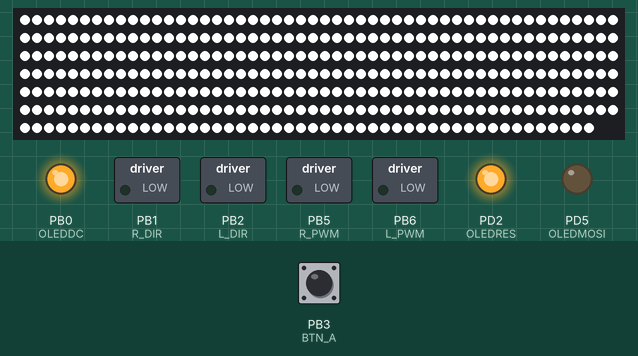
Recording of a program running on a simulated ATmega32U4, built with avr-gcc and emulated at 16 MHz. Shown: 348 RGB LEDs in strip order, left to right, continuing on the next row, switched loads named in the program (green lamp = pin HIGH), output pins drawn as LEDs (lit = HIGH). Wiring (inferred from the names in the program): WS2812 LEDs: data PD3. The test bench sets the inputs (shaded band); at power-on: PB3 (BTN_A) HIGH. Pins used as bus, display or sensor lines are not drawn.

Above: at 1.2 s.
1.3 s: PB3 (BTN_A) pulled LOW for 0.15 s
At 2.7 s:
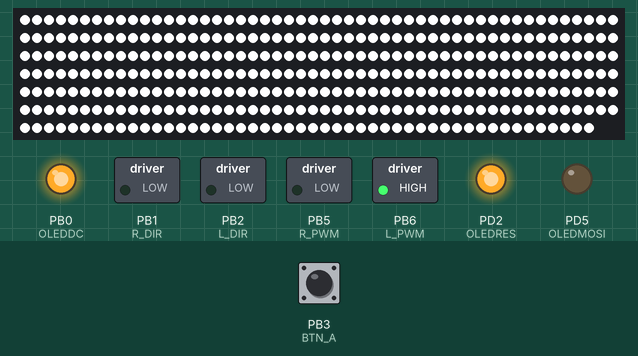
At 8.1 s:
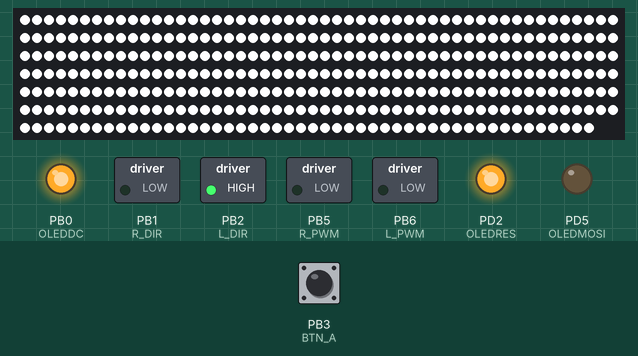
Timing chart, 0 to 27.5 s (numbered marks = the images above; inputs shaded):
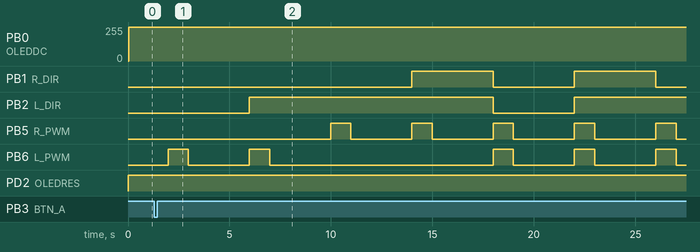

The program:

main.c
```c
//   1. Setup: brake motors, wait for button A.
//   2. Full-speed test, one motor at a time.
//   3. Full-speed test, both motors together.
//   4. Quarter-speed tests using Timer1 phase-correct PWM.

#ifndef F_CPU
#define F_CPU 16000000UL
#endif

#include <avr/io.h>
#include <util/delay.h>
#include <stdio.h>
#include "motors.h"
#include "button.h"

// 1 = show each step on the OLED (needs font.c, OLED.c, OLED.h in this
// folder). Set to 0 to build without them.
#define USE_OLED 1

// Prescaler for the first run of part 4 (see pwm_prescale_t in motors.h)
#define START_PRESCALE  PRESCALE_64

// 0 = non-inverting PWM, 1 = inverting PWM (for the post-lab question)
#define PWM_INVERTING   0

#define RUN_FULL_MS   1000   // full-speed moves: 1 s
#define RUN_PWM_MS    2000   // quarter-speed moves: 2 s
#define PAUSE_MS      3000   // "brake and wait a few seconds"

#if USE_OLED
#include "OLED.h"

static char text[50];

static void show(const char *msg)
{
    snprintf(text, sizeof text, "%s", msg);
    OLED_writeText(text);
}

static void oled_setup(void)
{
    OLED_init();
    OLED_reset();
    OLED_clearDisplayRam();
    OLED_configureDefault();
    show("Lab 7");
}
#else
static void show(const char *msg) { (void)msg; }   // does nothing
static void oled_setup(void) { }
#endif

// _delay_ms() wants a constant, so loop 1 ms at a time
static void delay_ms(uint16_t ms)
{
    while (ms--)
        _delay_ms(1);
}

// Brake both motors and wait
static void brake_and_wait(void)
{
    motors_brake();
    show("Brake");
    delay_ms(PAUSE_MS);
}

// ---- Part 2: full speed, one motor at a time ----------------------------
static void part2_single_motors(void)
{
    show("L fwd");
    motors_set_full(MOTOR_FORWARD, MOTOR_BRAKE);
    delay_ms(RUN_FULL_MS);
    brake_and_wait();

    show("L rev");
    motors_set_full(MOTOR_REVERSE, MOTOR_BRAKE);
    delay_ms(RUN_FULL_MS);
    brake_and_wait();

    show("R fwd");
    motors_set_full(MOTOR_BRAKE, MOTOR_FORWARD);
    delay_ms(RUN_FULL_MS);
    brake_and_wait();

    show("R rev");
    motors_set_full(MOTOR_BRAKE, MOTOR_REVERSE);
    delay_ms(RUN_FULL_MS);
    brake_and_wait();
}

// Part 3: full speed, both motors
static void part3_both_motors(void)
{
    show("Fwd");
    motors_set_full(MOTOR_FORWARD, MOTOR_FORWARD);
    delay_ms(RUN_FULL_MS);
    brake_and_wait();

    show("Rev");
    motors_set_full(MOTOR_REVERSE, MOTOR_REVERSE);
    delay_ms(RUN_FULL_MS);
    brake_and_wait();

    // Spinning CCW (seen from above): left wheel back, right wheel forward
    show("CCW");
    motors_set_full(MOTOR_REVERSE, MOTOR_FORWARD);
    delay_ms(RUN_FULL_MS);
    brake_and_wait();

    // Spinning CW: left wheel forward, right wheel back
    show("CW");
    motors_set_full(MOTOR_FORWARD, MOTOR_REVERSE);
    delay_ms(RUN_FULL_MS);
    brake_and_wait();
}

// Part 4: quarter speed with PWM
static void part4_quarter_speed(void)
{
    const int16_t q = MOTOR_SPEED_QUARTER;

    show("1/4fwd");
    motors_set_speed(q, q);
    delay_ms(RUN_PWM_MS);
    brake_and_wait();

    show("1/4rev");
    motors_set_speed(-q, -q);
    delay_ms(RUN_PWM_MS);
    brake_and_wait();

    show("1/4CCW");
    motors_set_speed(-q, q);
    delay_ms(RUN_PWM_MS);
    brake_and_wait();

    show("1/4 CW");
    motors_set_speed(q, -q);
    delay_ms(RUN_PWM_MS);
    brake_and_wait();
}

// Label for the OLED, e.g. "N=64"
static const char *prescale_label(pwm_prescale_t p)
{
    switch (p) {
        case PRESCALE_1:    return "N=1";
        case PRESCALE_8:    return "N=8";
        case PRESCALE_64:   return "N=64";
        case PRESCALE_256:  return "N=256";
        case PRESCALE_1024: return "N=1024";
        default:            return "N=?";
    }
}

int main(void)
{
    // Part 1: setup
    motors_init();          // motor pins as outputs, both braked
    button_a_init();        // PB3 input with pull-up
    oled_setup();

    show("Push A");
    button_a_wait();        // don't move until button A is pressed
    delay_ms(500);          // time to get your hand clear

    part2_single_motors();
    part3_both_motors();

    // Switch from digital mode to Timer1 PWM
    pwm_prescale_t prescale = START_PRESCALE;
    motors_pwm_init(prescale, PWM_INVERTING);
    show(prescale_label(prescale));
    delay_ms(1000);
    part4_quarter_speed();

    // Prescaler experiment: A = next prescaler, repeat part 4
    for (;;) {
        show("A=next");
        button_a_wait();

        prescale = (prescale >= PRESCALE_1024) ? PRESCALE_1 : prescale + 1;
        motors_pwm_set_prescale(prescale);

        show(prescale_label(prescale));
        delay_ms(1000);
        part4_quarter_speed();
    }
}
```

OLED.c
```c
/*
 * OLED.c
 *
 * Created: 9/19/2024 9:50:58 PM
 *  Author: sternbal
 */
#include <avr/io.h>
#include "OLED.h"
#define F_CPU 16000000L
#include <util/delay.h>
#include <avr/pgmspace.h>

extern const PROGMEM uint8_t pololuOledFont[][5];


void OLED_init(void)
{
	// set reset pin to output
	DDRD |= 1<<OLEDRES;

	// set clock pin to output and make it low
	DDRD |= 1<<OLEDCLK;
	PORTD &= ~(1<<OLEDCLK);

	// set MOSI pin to output
	DDRD |= 1<<OLEDMOSI;


	// set data/command pin to output
	DDRB |= 1<<OLEDDC;

}

void OLED_clk_low(void)
{
	PORTD &= ~(1<<OLEDCLK);

}
void OLED_clk_high(void)
{
	PORTD |= (1<<OLEDCLK);

}

void OLED_mos_pin(uint8_t val)
{
	if(val==0) PORTD &= ~(1<<OLEDMOSI);
	else PORTD |= 1<<OLEDMOSI;
}

void OLED_reset(void)
{
	PORTD &= ~(1<<OLEDRES);
	_delay_us(10);
	PORTD |= (1<<OLEDRES);
	_delay_us(10);
}


void OLED_clearDisplayRam(void)
{
	OLED_clk_low();
	OLED_commandMode();
	OLED_write(SET_COL_ADDR_LOW | 2);
	for (uint8_t page = 0;page < 8; page++)
	{
		OLED_commandMode();
		OLED_write(SET_PAGE_ADDR | page);
		OLED_write(SET_COL_ADDR_HIGH | 0);
		OLED_dataMode();
		for (uint8_t i = 0 ; i < 128; i++)
		{
			OLED_write(0);
		}
	}
}

void OLED_configureDefault(void)
{
	OLED_clk_low();
	OLED_commandMode();
	OLED_write(SET_SEG_REMAP | 1);
	OLED_write(SET_COM_SCAN_DIR | 8);
	OLED_write(SET_CONTRAST);
	OLED_write(0xFF);
	OLED_write(SET_DISPLAY_ON | 1);
}

void OLED_commandMode(void)
{
	PORTB &= ~(1<<OLEDDC);
}

void OLED_dataMode(void)
{
	PORTB |= (1<<OLEDDC);
}


void OLED_write(uint8_t d)
{
	OLED_clk_low();
	OLED_mos_pin(d >> 7 & 0x01);
	OLED_clk_high();

	OLED_clk_low();
	OLED_mos_pin(d >> 6 & 0x01);
	OLED_clk_high();

	OLED_clk_low();
	OLED_mos_pin(d >> 5 & 0x01);
	OLED_clk_high();

	OLED_clk_low();
	OLED_mos_pin(d >> 4 & 0x01);
	OLED_clk_high();

	OLED_clk_low();
	OLED_mos_pin(d >> 3 & 0x01);
	OLED_clk_high();

	OLED_clk_low();
	OLED_mos_pin(d >> 2 & 0x01);
	OLED_clk_high();

	OLED_clk_low();
	OLED_mos_pin(d >> 1 & 0x01);
	OLED_clk_high();

	OLED_clk_low();
	OLED_mos_pin(d >> 0 & 0x01);
	OLED_clk_high();
}

void OLED_writeText(char *text)
{
	OLED_commandMode();
	OLED_write(SET_PAGE_ADDR | 0);
	OLED_write(SET_COL_ADDR_HIGH | 1);
	OLED_write(SET_COL_ADDR_LOW | 0);
	OLED_dataMode();
	// Draw the string up to its '\0', then fill the rest of the row with
	// spaces so any leftovers from a longer previous message are erased.
	for (uint8_t i=0;i<OLED_TEXT_MAX;i++)
	{
		char glyph=' ';
		if (*text) glyph= *text++;

		for (uint8_t pixelX=0;pixelX<5;pixelX++)
		{
			uint8_t column=getGlyphColumn(glyph,pixelX);
			OLED_write(column);
//			OLED_write(column);
		}
		OLED_write(0);
		OLED_write(0);
	}
}
uint8_t getGlyphColumn(uint8_t glyph, uint8_t pixelX)
{
	if(glyph>=0x20)
	{
		return pgm_read_byte(&pololuOledFont[glyph - 0x20][pixelX]);
	}
	return(0);
}
```

OLED.h
```c
/*
 * OLED.h
 *
 * Created: 9/19/2024 7:12:26 PM
 *  Author: sternbal
 */


#ifndef OLED_H_
#define OLED_H_

#define OLEDCLK PD3 // D1
#define OLEDRES PD2 // D0
#define OLEDDC PB0 // D17
#define OLEDMOSI PD5
// Characters per line of OLED_writeText(): text starts at column 16 and
// each character is 7 pixels wide (5 glyph + 2 gap), so 16 fit in 128.
#define OLED_TEXT_MAX 16
void OLED_clk_low(void);
void OLED_clk_high(void);
void OLED_mos_pin(uint8_t);
void OLED_write(uint8_t);
void OLED_commandMode(void);
void OLED_dataMode(void);
void OLED_reset(void);
void OLED_clearDisplayRam(void);
void OLED_configureDefault(void);
void OLED_writeText(char*);
void OLED_init(void);
uint8_t getGlyphColumn(uint8_t, uint8_t);
#define SET_COL_ADDR_LOW 0x00
#define SET_COL_ADDR_HIGH 0x10
#define SET_CONTRAST 0x81
#define SET_SEG_REMAP 0xA0
#define SET_INV_DISP 0xA6
#define SET_DISPLAY_ON 0xAE
#define SET_PAGE_ADDR 0xB0
#define SET_COM_SCAN_DIR 0xC0

#endif /* OLED_H_ */
```

button.c
```c
#ifndef F_CPU
#define F_CPU 16000000UL
#endif

#include <avr/io.h>
#include <util/delay.h>
#include "button.h"

#define BTN_A  PB3

void button_a_init(void)
{
    DDRB  &= ~(1 << BTN_A);   // input
    PORTB |=  (1 << BTN_A);   // enable internal pull-up
    _delay_us(10);            // let the pin settle high
}

uint8_t button_a_pressed(void)
{
    return (PINB & (1 << BTN_A)) == 0;   // LOW = pressed
}

void button_a_wait(void)
{
    do {
        while (!button_a_pressed())
            ;                    // loop indefinitely until pressed
        _delay_ms(20);           // debounce
    } while (!button_a_pressed());

    // Wait for release, again debounced
    do {
        while (button_a_pressed())
            ;
        _delay_ms(20);
    } while (button_a_pressed());
}
```

button.h
```c
// Button A is on PB3. It connects the pin to ground when pressed, so we
// turn on the ATmega32U4's internal pull-up: released = HIGH, pressed = LOW.

#ifndef BUTTON_H
#define BUTTON_H

#include <stdint.h>

// Make PB3 an input with its pull-up enabled.
void button_a_init(void);

// 1 if button A is held down right now, 0 if not.
uint8_t button_a_pressed(void);
void button_a_wait(void);

#endif // BUTTON_H
```

motors.c
```c
// See motors.h for the pin map and an overview.

#include <avr/io.h>
#include "motors.h"

// Pin definitions (all on Port B)
#define R_DIR  PB1   // right motor direction
#define L_DIR  PB2   // left  motor direction
#define R_PWM  PB5   // right motor speed, OC1A
#define L_PWM  PB6   // left  motor speed, OC1B

// Direction pin level for FORWARD. Pololu's library drives DIR low for
// forward, so 0 here. If a motor turns the wrong way on your robot,
// change that motor's value to 1.
#define L_FWD_LEVEL 0
#define R_FWD_LEVEL 0

static uint8_t pwm_inverting = 0;   // remembered from motors_pwm_init()

// Set a direction pin for forward (reverse = 0) or reverse (reverse = 1).
static void set_dir(uint8_t pin, uint8_t fwd_level, uint8_t reverse)
{
    uint8_t level = fwd_level ^ reverse;   // flip the level for reverse
    if (level)
        PORTB |=  (1 << pin);
    else
        PORTB &= ~(1 << pin);
}
static uint8_t duty_to_ocr(uint8_t duty)
{
    return pwm_inverting ? (uint8_t)(255 - duty) : duty;
}

void motors_init(void)
{
    // Disconnect Timer1 from the pins so PORTB controls them directly
    TCCR1A = 0;
    TCCR1B = 0;

    // All four motor pins low (= brake), then make them outputs
    PORTB &= ~((1 << R_DIR) | (1 << L_DIR) | (1 << R_PWM) | (1 << L_PWM));
    DDRB  |=  ((1 << R_DIR) | (1 << L_DIR) | (1 << R_PWM) | (1 << L_PWM));
}

// One motor in digital mode: speed pin HIGH = full speed, LOW = brake.
static void set_full_one(uint8_t dir_pin, uint8_t pwm_pin,
                         uint8_t fwd_level, motor_state_t state)
{
    if (state == MOTOR_BRAKE) {
        PORTB &= ~(1 << pwm_pin);
    } else {
        set_dir(dir_pin, fwd_level, state == MOTOR_REVERSE);
        PORTB |= (1 << pwm_pin);
    }
}

void motors_set_full(motor_state_t left, motor_state_t right)
{
    set_full_one(L_DIR, L_PWM, L_FWD_LEVEL, left);
    set_full_one(R_DIR, R_PWM, R_FWD_LEVEL, right);
}

void motors_pwm_init(pwm_prescale_t prescale, uint8_t inverting)
{
    pwm_inverting = inverting ? 1 : 0;

    // Start with both motors braked
    OCR1A = duty_to_ocr(0);
    OCR1B = duty_to_ocr(0);

    // TCCR1A:
    //   COM1A1:0 and COM1B1:0 = 10 non-inverting, 11 inverting
    //   WGM11:10 = 01  -> with WGM13:12 = 00 this is Mode 1,
    TCCR1A = (1 << COM1A1) | (1 << COM1B1) | (1 << WGM10);
    if (pwm_inverting)
        TCCR1A |= (1 << COM1A0) | (1 << COM1B0);

    // TCCR1B: WGM13:12 = 00, CS12:10 = prescaler (starts the timer)
    TCCR1B = (uint8_t)prescale & 0x07;
}

void motors_pwm_set_prescale(pwm_prescale_t prescale)
{
    TCCR1B = (TCCR1B & ~0x07) | ((uint8_t)prescale & 0x07);
}

// Clamp a signed speed to -255..255
static int16_t clamp_speed(int16_t s)
{
    if (s >  MOTOR_SPEED_MAX) return  MOTOR_SPEED_MAX;
    if (s < -MOTOR_SPEED_MAX) return -MOTOR_SPEED_MAX;
    return s;
}

void motors_set_speed(int16_t left, int16_t right)
{
    left  = clamp_speed(left);
    right = clamp_speed(right);

    set_dir(L_DIR, L_FWD_LEVEL, left  < 0);
    set_dir(R_DIR, R_FWD_LEVEL, right < 0);

    OCR1B = duty_to_ocr((uint8_t)(left  < 0 ? -left  : left));   // left  = OC1B
    OCR1A = duty_to_ocr((uint8_t)(right < 0 ? -right : right));  // right = OC1A
}

void motors_brake(void)
{
    if (TCCR1A & ((1 << COM1A1) | (1 << COM1B1))) {
        // PWM mode: 0% duty holds both speed pins low
        OCR1A = duty_to_ocr(0);
        OCR1B = duty_to_ocr(0);
    } else {
        // Digital mode
        PORTB &= ~((1 << R_PWM) | (1 << L_PWM));
    }
}
```

motors.h
```c
#ifndef MOTORS_H
#define MOTORS_H

#include <stdint.h>

// Direction / state
typedef enum {
    MOTOR_BRAKE = 0,
    MOTOR_FORWARD,
    MOTOR_REVERSE
} motor_state_t;

typedef enum {
    PRESCALE_1    = 1,   // ~31.4 kHz
    PRESCALE_8    = 2,   // ~3.92 kHz
    PRESCALE_64   = 3,   // ~490 Hz
    PRESCALE_256  = 4,   // ~123 Hz
    PRESCALE_1024 = 5    // ~30.6 Hz
} pwm_prescale_t;


#define MOTOR_SPEED_MAX     255
#define MOTOR_SPEED_QUARTER  64

void motors_init(void);

void motors_set_full(motor_state_t left, motor_state_t right);

void motors_pwm_init(pwm_prescale_t prescale, uint8_t inverting);

void motors_pwm_set_prescale(pwm_prescale_t prescale);

void motors_set_speed(int16_t left, int16_t right);

void motors_brake(void);

#endif // MOTORS_H
```

Source omitted: font.c (10355 bytes)

Measured:
- after the input at 1.3 s, PB1 (R_DIR): alternates HIGH for 4.0 s and LOW for 4.0 s, starting after 12.7 s; PB2 (L_DIR): LOW → HIGH after 4.7 s, → LOW 12.0 s later, → HIGH 4.0 s later
